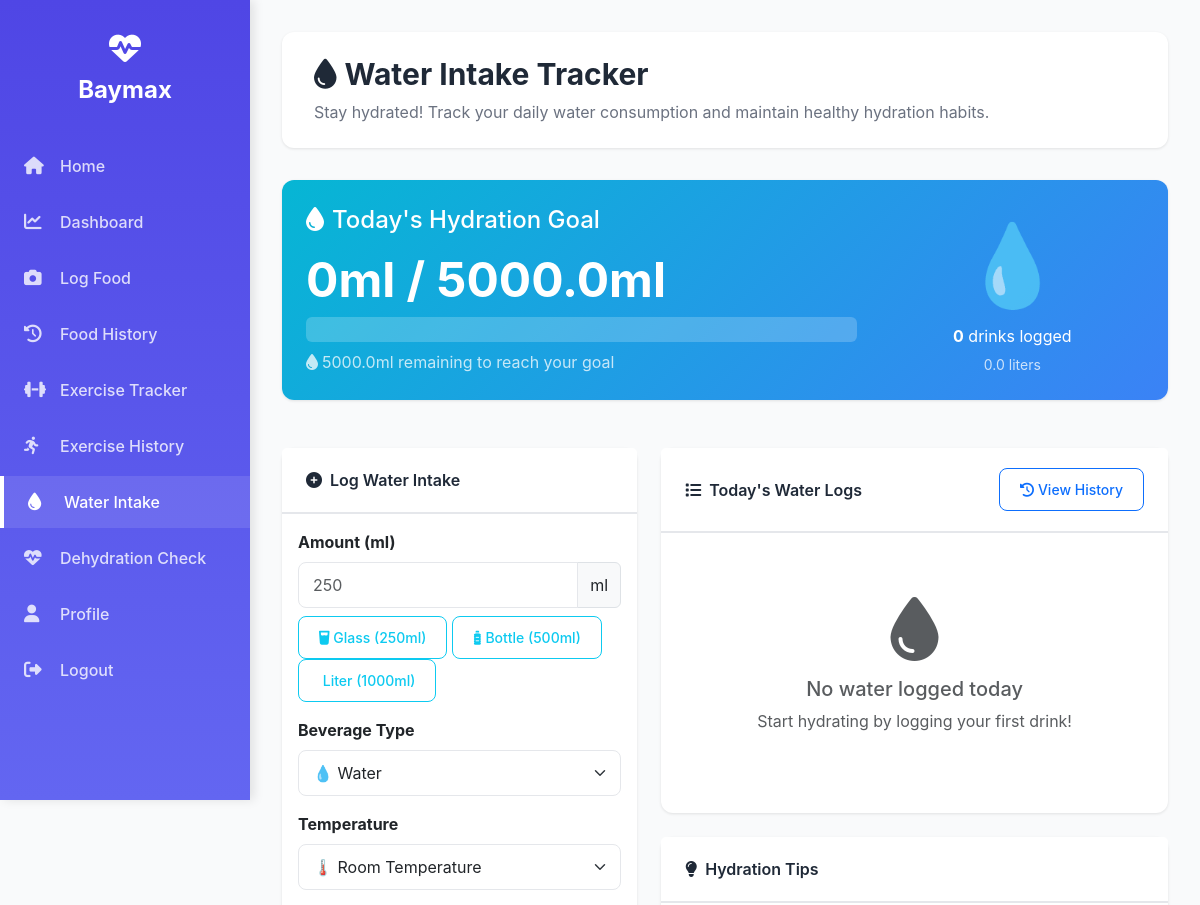
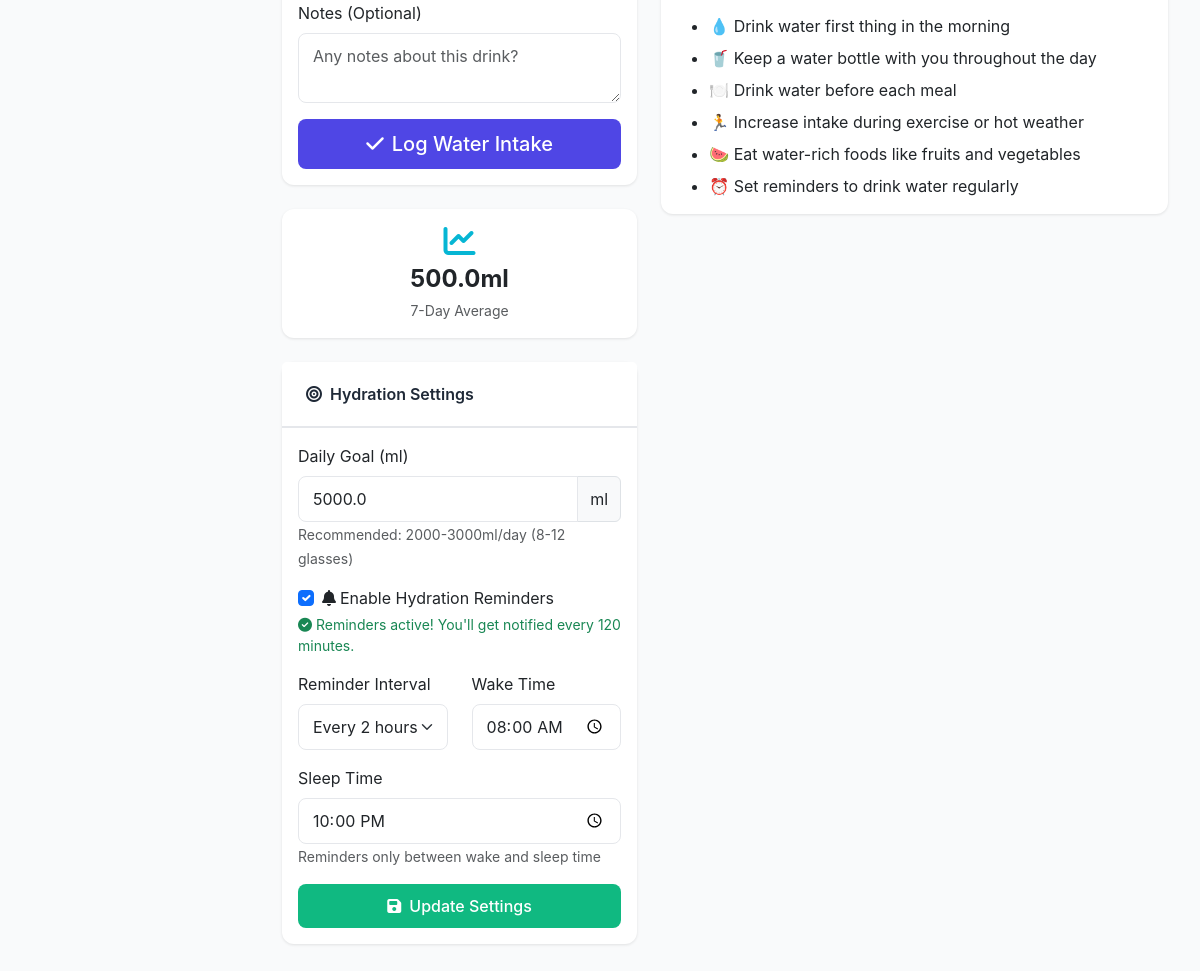
Screenshot of /water_intake (signed in) with the database file from the repository (2 pictures, top to bottom).
### app.py (models this page shows)
class WaterGoal(db.Model):
    id = db.Column(db.Integer, primary_key=True)
    user_id = db.Column(db.Integer, db.ForeignKey('user.id'), unique=True)
    daily_goal_ml = db.Column(db.Float, default=2000)  # Default 2L
    reminder_enabled = db.Column(db.Boolean, default=True)
    reminder_interval_minutes = db.Column(db.Integer, default=120)  # Every 2 hours
    wake_time = db.Column(db.String(5), default='08:00')  # Start reminders
    sleep_time = db.Column(db.String(5), default='22:00')  # Stop reminders
    created_at = db.Column(db.DateTime, default=datetime.utcnow)
    updated_at = db.Column(db.DateTime, default=datetime.utcnow, onupdate=datetime.utcnow)

### app.py (the view)
@app.route('/water_intake')
@login_required
def water_intake():
    goal = WaterGoal.query.filter_by(user_id=current_user.id).first()
    if not goal:
        goal = WaterGoal(user_id=current_user.id, daily_goal_ml=2000)
        db.session.add(goal)
        db.session.commit()
    ist_now = datetime.now(IST)
    today_start = ist_now.replace(hour=0, minute=0, second=0, microsecond=0, tzinfo=None)
    today_intakes = WaterIntake.query.filter(
        WaterIntake.user_id == current_user.id,
        WaterIntake.timestamp >= today_start
    ).order_by(WaterIntake.timestamp.desc()).all()
    today_total = sum(intake.amount_ml for intake in today_intakes)
    progress_percentage = min(100, round((today_total / goal.daily_goal_ml) * 100, 1))
    remaining_ml = max(0, goal.daily_goal_ml - today_total)
    week_ago = datetime.utcnow() - timedelta(days=7)
    week_intakes = WaterIntake.query.filter(
        WaterIntake.user_id == current_user.id,
        WaterIntake.timestamp >= week_ago
    ).all()
    week_total = sum(intake.amount_ml for intake in week_intakes)
    weekly_average = round(week_total / 7, 0)
    daily_totals = {}
    for intake in week_intakes:
        date_key = intake.timestamp.strftime('%Y-%m-%d')
        if date_key not in daily_totals:
            daily_totals[date_key] = 0
        daily_totals[date_key] += intake.amount_ml
    beverage_breakdown = {}
    for intake in today_intakes:
        bev_type = intake.beverage_type
        if bev_type not in beverage_breakdown:
            beverage_breakdown[bev_type] = 0
        beverage_breakdown[bev_type] += intake.amount_ml
    return render_template('water_intake.html',
                         goal=goal,
                         today_total=today_total,
                         progress_percentage=progress_percentage,
                         remaining_ml=remaining_ml,
                         today_intakes=today_intakes,
                         weekly_average=weekly_average,
                         daily_totals=daily_totals,
                         beverage_breakdown=beverage_breakdown)

### templates/water_intake.html (shortened to what this page needs)
{% extends "base.html" %}
{% block content %}
<div class="content-header">
    <h1><i class="fas fa-tint me-2"></i>Water Intake Tracker</h1>
    <p>Stay hydrated! Track your daily water consumption and maintain healthy hydration habits.</p>
</div>
<div class="row mb-4">
    <div class="col-12">
        <div class="card" style="background: linear-gradient(135deg, #06b6d4 0%, #3b82f6 100%); color: white; border: none;">
            <div class="card-body p-4">
                <div class="row align-items-center">
                    <div class="col-md-8">
                        <h4 class="mb-3"><i class="fas fa-tint me-2"></i>Today's Hydration Goal</h4>
                        <h2 class="mb-2 display-5 fw-bold">{{ today_total }}ml / {{ goal.daily_goal_ml }}ml</h2>
                        <div class="progress" style="height: 25px; background: rgba(255,255,255,0.2);">
                        </div>
                        <p class="mt-2 mb-0 opacity-75">
                            {% if remaining_ml > 0 %}
                                <i class="fas fa-tint me-1"></i>{{ remaining_ml }}ml remaining to reach your goal
                            {% else %}
                                <i class="fas fa-check-circle me-1"></i>Great job! You've reached your daily goal! 🎉
                            {% endif %}
                        </p>
                    </div>
                    <div class="col-md-4 text-center">
                        <div style="font-size: 5rem; opacity: 0.9;">
                            {% if progress_percentage < 30 %}
                                💧
                            {% elif progress_percentage < 60 %}
                                🥤
                            {% elif progress_percentage < 100 %}
                                💦
                            {% else %}
                                🏆
                            {% endif %}
                        </div>
                        <p class="mb-1"><strong>{{ today_intakes|length }}</strong> drinks logged</p>
                        <small class="opacity-75">{{ (today_total / 1000)|round(1) }} liters</small>
                    </div>
                </div>
            </div>
        </div>
    </div>
</div>
<div class="row g-4">
    <div class="col-lg-5">
        <div class="card">
            <div class="card-header">
                <i class="fas fa-plus-circle me-2"></i>Log Water Intake
            </div>
            <div class="card-body">
                <form method="post" action="{{ url_for('log_water') }}">
                    <div class="mb-3">
                        <label class="form-label fw-bold">Amount (ml)</label>
                        <div class="input-group">
                            <input type="number" name="amount_ml" class="form-control" id="amountInput"
                                   min="1" step="1" placeholder="250" required>
                            <span class="input-group-text">ml</span>
                        </div>
                        <div class="mt-2">
                            <button type="button" class="btn btn-sm btn-outline-info" onclick="setAmount(250)">
                                <i class="fas fa-glass-water"></i> Glass (250ml)
                            </button>
                            <button type="button" class="btn btn-sm btn-outline-info" onclick="setAmount(500)">
                                <i class="fas fa-bottle-water"></i> Bottle (500ml)
                            </button>
                            <button type="button" class="btn btn-sm btn-outline-info" onclick="setAmount(1000)">
                                 Liter (1000ml)
                            </button>
                        </div>
                    </div>
                    <div class="mb-3">
                        <label class="form-label fw-bold">Beverage Type</label>
                        <select name="beverage_type" class="form-select">
                            <option value="water">💧 Water</option>
                        </select>
                    </div>
                    <div class="mb-3">
                        <label class="form-label fw-bold">Temperature</label>
                        <select name="temperature" class="form-select">
                            <option value="room" selected>🌡️ Room Temperature</option>
                        </select>
                    </div>
                    <div class="mb-3">
                        <label class="form-label">Notes (Optional)</label>
                        <textarea name="notes" class="form-control" rows="2"
                                  placeholder="Any notes about this drink?"></textarea>
                    </div>
                    <button type="submit" class="btn btn-primary w-100 btn-lg">
                        <i class="fas fa-check me-2"></i>Log Water Intake
                    </button>
                </form>
            </div>
        </div>
        <div class="card mt-4">
            <div class="card-body text-center">
                <i class="fas fa-chart-line fa-2x mb-2" style="color: #06b6d4;"></i>
                <h4 class="mb-1 fw-bold">{{ weekly_average }}ml</h4>
                <small class="text-muted">7-Day Average</small>
            </div>
        </div>
        <div class="card mt-4">
            <div class="card-header">
                <i class="fas fa-bullseye me-2"></i>Hydration Settings
            </div>
            <div class="card-body">
                <form method="post" action="{{ url_for('update_water_goal') }}">
                    <div class="mb-3">
                        <label class="form-label">Daily Goal (ml)</label>
                        <div class="input-group">
                            <input type="number" name="daily_goal_ml" class="form-control"
                                   value="{{ goal.daily_goal_ml }}" min="500" step="100" required>
                            <span class="input-group-text">ml</span>
                        </div>
                        <small class="text-muted">Recommended: 2000-3000ml/day (8-12 glasses)</small>
                    </div>
                    <div class="mb-3">
                        <div class="form-check">
                            <input class="form-check-input" type="checkbox" name="reminder_enabled"
                                   id="reminderCheck" {% if goal.reminder_enabled %}checked{% endif %}>
                            <label class="form-check-label" for="reminderCheck">
                                <i class="fas fa-bell me-1"></i>Enable Hydration Reminders
                            </label>
                        </div>
                        {% if goal.reminder_enabled %}
                        <small class="text-success d-block mt-1">
                            <i class="fas fa-check-circle me-1"></i>Reminders active! You'll get notified every {{ goal.reminder_interval_minutes }} minutes.
                        </small>
                        {% else %}
                        <small class="text-muted d-block mt-1">
                            <i class="fas fa-info-circle me-1"></i>Enable to receive browser notifications
                        </small>
                        {% endif %}
                    </div>
                    <div class="row">
                        <div class="col-6 mb-3">
                            <label class="form-label">Reminder Interval</label>
                            <select name="reminder_interval_minutes" class="form-select">
                                <option value="120" {% if goal.reminder_interval_minutes == 120 %}selected{% endif %}>Every 2 hours</option>
                            </select>
                        </div>
                        <div class="col-6 mb-3">
                            <label class="form-label">Wake Time</label>
                            <input type="time" name="wake_time" class="form-control"
                                   value="{{ goal.wake_time }}" required>
                        </div>
                    </div>
                    <div class="mb-3">
                        <label class="form-label">Sleep Time</label>
                        <input type="time" name="sleep_time" class="form-control"
                               value="{{ goal.sleep_time }}" required>
                        <small class="text-muted">Reminders only between wake and sleep time</small>
                    </div>
                    <button type="submit" class="btn btn-success w-100">
                        <i class="fas fa-save me-2"></i>Update Settings
                    </button>
                </form>
            </div>
        </div>
    </div>
    <div class="col-lg-7">
        <div class="card">
            <div class="card-header d-flex justify-content-between align-items-center">
                <span><i class="fas fa-list me-2"></i>Today's Water Logs</span>
                <a href="{{ url_for('water_history') }}" class="btn btn-sm btn-outline-primary">
                    <i class="fas fa-history me-1"></i>View History
                </a>
            </div>
            <div class="card-body">
                {% if today_intakes %}
                    <div class="list-group list-group-flush">
                        {% for intake in today_intakes %}
                        <div class="list-group-item px-0">
                            <div class="d-flex justify-content-between align-items-start">
                                <div class="flex-grow-1">
                                    <h6 class="mb-1">
                                        {% if intake.beverage_type == 'water' %}💧
                                        {% elif intake.beverage_type == 'tea' %}🍵
                                        {% elif intake.beverage_type == 'coffee' %}☕
                                        {% elif intake.beverage_type == 'juice' %}🧃
                                        {% elif intake.beverage_type == 'milk' %}🥛
                                        {% elif intake.beverage_type == 'smoothie' %}🥤
                                        {% else %}🥤{% endif %}
                                        {{ intake.beverage_type|title }}
                                        <span class="badge bg-info ms-2">{{ intake.amount_ml }}ml</span>
                                    </h6>
                                    <small class="text-muted">
                                        <i class="far fa-clock me-1"></i>{{ intake.timestamp.strftime('%I:%M %p') }}
                                        {% if intake.temperature %}
                                            <span class="mx-2">|</span>
                                            {% if intake.temperature == 'cold' %}❄️
                                            {% elif intake.temperature == 'hot' %}🔥
                                            {% else %}🌡️{% endif %}
                                            {{ intake.temperature|title }}
                                        {% endif %}
                                    </small>
                                    {% if intake.notes %}
                                    <p class="mb-0 mt-1 small text-muted">
                                        <i class="fas fa-sticky-note me-1"></i>{{ intake.notes }}
                                    </p>
                                    {% endif %}
                                </div>
                                <form method="post" action="{{ url_for('delete_water', intake_id=intake.id) }}"
                                      style="display: inline;"
                                      onsubmit="return confirm('Delete this water log?');">
                                    <button type="submit" class="btn btn-sm btn-outline-danger">
                                        <i class="fas fa-trash"></i>
                                    </button>
                                </form>
                            </div>
                        </div>
                        {% endfor %}
                    </div>
                {% else %}
                    <div class="text-center py-5">
                        <i class="fas fa-tint fa-4x text-muted mb-3"></i>
                        <h5 class="text-muted">No water logged today</h5>
                        <p class="text-muted">Start hydrating by logging your first drink!</p>
                    </div>
                {% endif %}
            </div>
        </div>
        <div class="card mt-4">
            <div class="card-header">
                <i class="fas fa-lightbulb me-2"></i>Hydration Tips
            </div>
            <div class="card-body">
                <ul class="mb-0">
                    <li class="mb-2">💧 Drink water first thing in the morning</li>
                    <li class="mb-2">🥤 Keep a water bottle with you throughout the day</li>
                    <li class="mb-2">🍽️ Drink water before each meal</li>
                    <li class="mb-2">🏃 Increase intake during exercise or hot weather</li>
                    <li class="mb-2">🍉 Eat water-rich foods like fruits and vegetables</li>
                    <li>⏰ Set reminders to drink water regularly</li>
                </ul>
            </div>
        </div>
    </div>
</div>
{% endblock %}

### rows the page displays
WaterGoal: daily_goal_ml "5000.0", reminder_enabled "☑", reminder_interval_minutes "120", reminder_interval_minutes "Every 2 hours", wake_time "08:00", sleep_time "22:00"

### other values shown
{{ today_total }} "0"
{{ remaining_ml }} "5000.0"
{{ today_intakes|length }} "0"
{{ (today_total / 1000)|round(1) }} "0.0"
{{ weekly_average }} "500.0"
